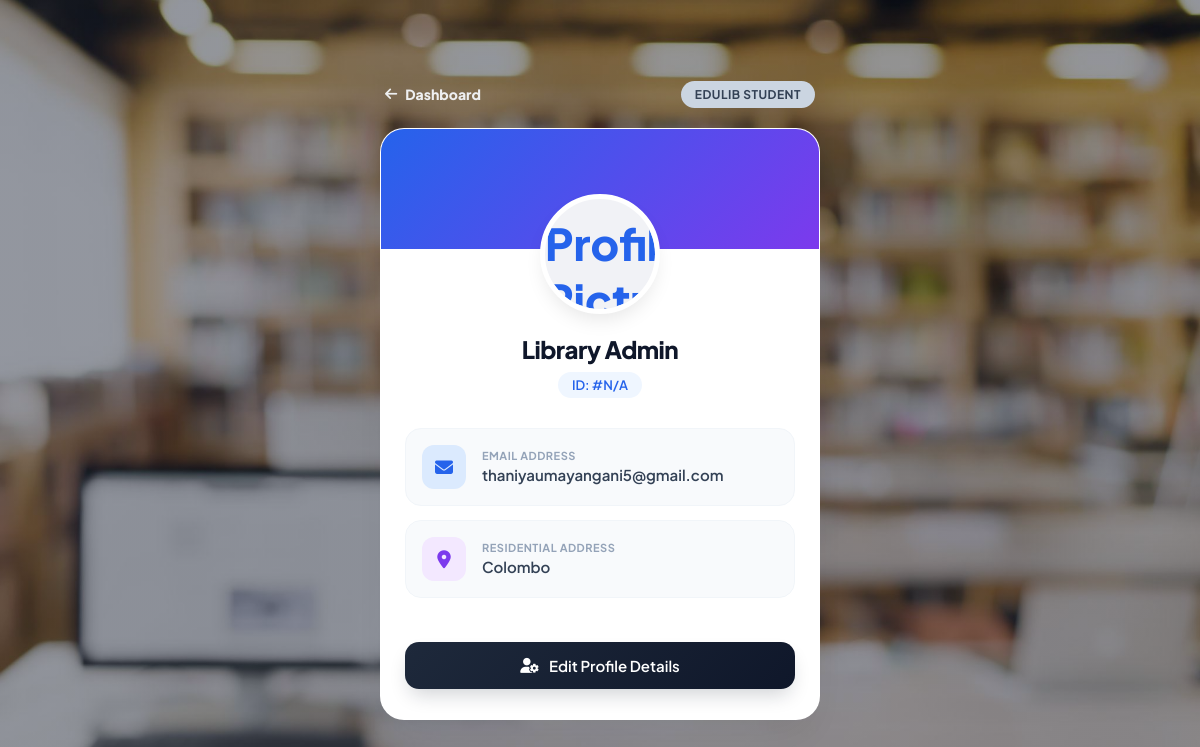
The app's page /profile.php (signed in) with its own data.
### tables this page shows
CREATE TABLE IF NOT EXISTS `users` (
  `id` int NOT NULL AUTO_INCREMENT,
  `full_name` varchar(100) DEFAULT NULL,
  `address` text,
  `email` varchar(100) DEFAULT NULL,
  `username` varchar(100) DEFAULT NULL,
  `password` varchar(100) DEFAULT NULL,
  `role` varchar(20) DEFAULT NULL,
  `member_id` varchar(20) DEFAULT NULL,
  `profile_pic` varchar(255) DEFAULT NULL,
  PRIMARY KEY (`id`)
);

### profile.php (the view, shortened to what this page needs)
<?php
$conn = mysqli_connect("localhost", "root", "", "librarydb");
$user_id = intval($_SESSION['user_id']);
$query = "SELECT * FROM users WHERE id = ?";
$stmt = mysqli_prepare($conn, $query);
mysqli_stmt_bind_param($stmt, "i", $user_id);
mysqli_stmt_execute($stmt);
$result = mysqli_stmt_get_result($stmt);
$user = mysqli_fetch_assoc($result);
?>
<!DOCTYPE html>
<html lang="en">
<head>
    <link rel="stylesheet" href="profile.css">
    <link rel="stylesheet" href="https://cdnjs.cloudflare.com/ajax/libs/font-awesome/6.4.0/css/all.min.css">
</head>
<body>
<div class="profile-container">
    <div class="profile-topbar">
        <a href="user_dashboard.php" class="back-link">
            <i class="fa-solid fa-arrow-left"></i> Dashboard
        </a>
        <span class="portal-badge">EduLib Student</span>
    </div>
    <div class="main-profile-card">
        <div class="card-banner"></div>
        <div class="avatar-wrapper">
            <div class="profile-avatar">
                <?php
                    if (!empty($user['profile_pic']) && file_exists($user['profile_pic'])) {
                        $avatar_url = $user['profile_pic'];
                    } else {
                        $avatar_url = 'https://cdn-icons-png.flaticon.com/512/3177/3177440.png';
                    }
                ?>
                <img src="<?php echo $avatar_url; ?>" alt="Profile Picture" class="profile-avatar-img">
            </div>
        </div>
        <div class="user-identity">
            <h2><?php echo htmlspecialchars($user['full_name'] ?? 'Unknown User'); ?></h2>
            <span class="member-tag">
                 ID: #<?php echo htmlspecialchars($user['member_id'] ?? 'N/A'); ?>
            </span>
        </div>
        <div class="info-list">
            <div class="info-item">
                <div class="info-icon bg-blue">
                    <i class="fa-solid fa-envelope"></i>
                </div>
                <div class="info-text">
                    <label>Email Address</label>
                    <p><?php echo htmlspecialchars($user['email'] ?? 'No Email Registered'); ?></p>
                </div>
            </div>
            <div class="info-item">
                <div class="info-icon bg-purple">
                    <i class="fa-solid fa-location-dot"></i>
                </div>
                <div class="info-text">
                    <label>Residential Address</label>
                    <p><?php echo htmlspecialchars($user['address'] ?? 'No Address Added Yet'); ?></p>
                </div>
            </div>
        </div>
        <div class="card-actions">
            <a href="edit_profile.php" class="btn-modern-edit">
                <i class="fa-solid fa-user-gear"></i> Edit Profile Details
            </a>
        </div>
    </div>
</div>
</body>
</html>

### profile.css (style rules this page uses)
body { font-family: 'Plus Jakarta Sans', sans-serif; margin: 0; padding: 0; min-height: 100vh; display: flex; justify-content: center; align-items: center; background: linear-gradient(rgba(15, 23, 42, 0.45), rgba(15, 23, 42, 0.45)), url("library2.jpg"); background-size: cover; background-position: center; background-repeat: no-repeat; background-attachment: fixed; }
.profile-container { width: 100%; max-width: 480px; padding: 20px; box-sizing: border-box; }
.profile-topbar { display: flex; justify-content: space-between; align-items: center; margin-bottom: 20px; padding: 0 5px; }
.back-link { text-decoration: none; color: #eeeff1; font-size: 14px; font-weight: 800; display: flex; align-items: center; gap: 8px; transition: color 0.2s ease; }
.portal-badge { background-color: #cbd5e1; color: #334155; padding: 6px 14px; border-radius: 20px; font-size: 12px; font-weight: 700; text-transform: uppercase; letter-spacing: 0.5px; }
.main-profile-card { background: #ffffff; border-radius: 24px; box-shadow: 0 20px 40px -15px rgba(15, 23, 42, 0.08); overflow: hidden; position: relative; border: 1px solid rgba(255, 255, 255, 0.8); }
.card-banner { height: 120px; background: linear-gradient(135deg, #2563eb 0%, #7c3aed 100%); }
.avatar-wrapper { width: 100%; display: flex; justify-content: center; margin-top: -55px; position: relative; z-index: 2; }
.profile-avatar { width: 110px; height: 110px; background: #ffffff; border: 5px solid #ffffff; border-radius: 50%; display: flex; justify-content: center; align-items: center; font-size: 44px; font-weight: 800; color: #2563eb; box-shadow: 0 10px 20px -5px rgba(0, 0, 0, 0.1); }
.user-identity { text-align: center; padding: 20px 20px 10px 20px; }
.user-identity h2 { margin: 0 0 8px 0; color: #0f172a; font-size: 24px; font-weight: 800; letter-spacing: -0.5px; }
.member-tag { display: inline-flex; align-items: center; gap: 6px; background-color: #eff6ff; color: #2563eb; padding: 5px 14px; border-radius: 30px; font-size: 13px; font-weight: 600; }
.info-list { padding: 20px 24px; }
.info-item { display: flex; align-items: center; gap: 16px; background-color: #f8fafc; border: 1px solid #f1f5f9; padding: 16px; border-radius: 16px; margin-bottom: 14px; transition: transform 0.2s ease; }
.info-icon { width: 44px; height: 44px; border-radius: 12px; display: flex; justify-content: center; align-items: center; font-size: 18px; }
.bg-blue { background-color: #dbeafe; color: #2563eb; }
.bg-purple { background-color: #f3e8ff; color: #7c3aed; }
.info-text label { display: block; font-size: 11px; text-transform: uppercase; font-weight: 700; color: #94a3b8; margin-bottom: 3px; letter-spacing: 0.5px; }
.info-text p { margin: 0; font-size: 15px; font-weight: 600; color: #334155; word-break: break-word; }
.card-actions { padding: 10px 24px 30px 24px; }
.btn-modern-edit { display: flex; justify-content: center; align-items: center; gap: 10px; background: linear-gradient(135deg, #1e293b 0%, #0f172a 100%); color: #ffffff; text-decoration: none; padding: 14px; border-radius: 14px; font-size: 15px; font-weight: 600; box-shadow: 0 10px 20px -5px rgba(15, 23, 42, 0.2); transition: all 0.2s ease; }

### profile.php (style rules this page uses)
.profile-avatar-img { width: 100%; height: 100%; border-radius: 50%; object-fit: cover; }
.profile-avatar { display: flex; align-items: center; justify-content: center; overflow: hidden; background-color: #f1f2f6; }

### records on screen
users: full_name "Library Admin", member "N/A", email "thaniyaumayangani5@gmail.com", address "Colombo"
